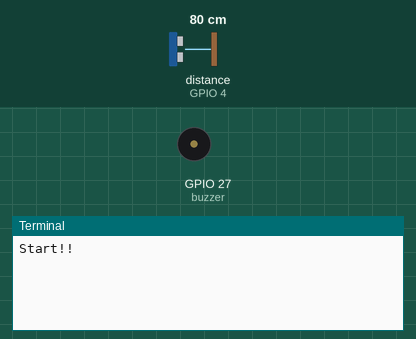
A program run on a simulated Raspberry Pi (BCM pin numbers). On the bench: buzzer (waves = sounding, pin HIGH), the last lines printed to the terminal. The test bench sets the inputs (shaded band); at power-on: distance to the obstacle (sensor on GPIO 4) 80 cm. The echo pulse lasts 58.3 µs per cm; pins used as bus, display or sensor lines are not drawn.

Above: at 1.2 s.
1.3 s: distance to the obstacle (sensor on GPIO 4) set to 2 cm
At 1.32 s:
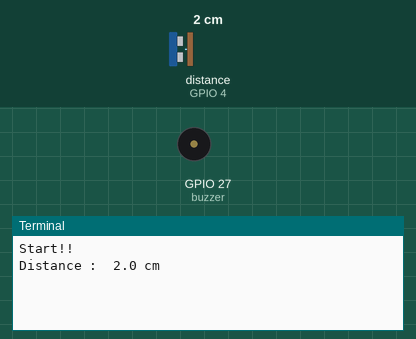
4.3 s: distance to the obstacle (sensor on GPIO 4) set to 24 cm
At 5.5 s:
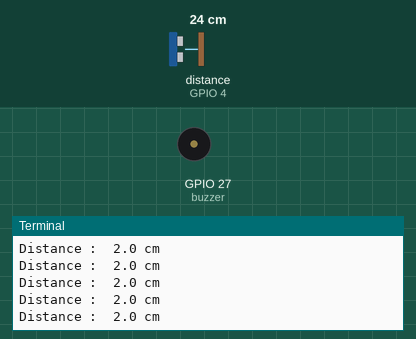

The program:

UltraSensor.py
```python
import RPi.GPIO as gpio
import time


def Echofunc1(echo1):
    while gpio.input(echo1)==0:
        pulse_start=time.clock()
    return pulse_start

def Echofunc2(echo2):
    while gpio.input(echo2)==1:
        pulse_end=time.clock()
    return pulse_end

def BuzzerOn(buzzer):
    gpio.output(buzzer, True)
    time.sleep(1/196)
    gpio.output(buzzer, False)
    time.sleep(1/196)

echo=4
trig=17
buzzer=27
gpio.setmode(gpio.BCM)
gpio.setup(trig, gpio.OUT)
gpio.setup(echo, gpio.IN)
gpio.setup(buzzer, gpio.OUT)

print("Start!!")

while True:
    gpio.output(trig, False)
    time.sleep(0.01)
    gpio.output(trig, True)
    time.sleep(0.00001)
    gpio.output(trig, False)

    pulse_start=Echofunc1(echo)
    pulse_end=Echofunc2(echo)

    pulse_duration = pulse_end- pulse_start
    distance =  pulse_duration*17421
    distance =  round(distance, 2)

    if (distance>0 and distance<10):
        print("Distance : ", distance, "cm")
        BuzzerOn(buzzer)
        time.sleep(int(distance*0.01))
    elif(distance>10 and distance<21):
        print("Distance : ", distance, "cm")
        BuzzerOn(buzzer)
        time.sleep(int(distance*0.03))
```

Measured:
- after the input at 1.3 s, the terminal: prints a new line at once (image 1)
